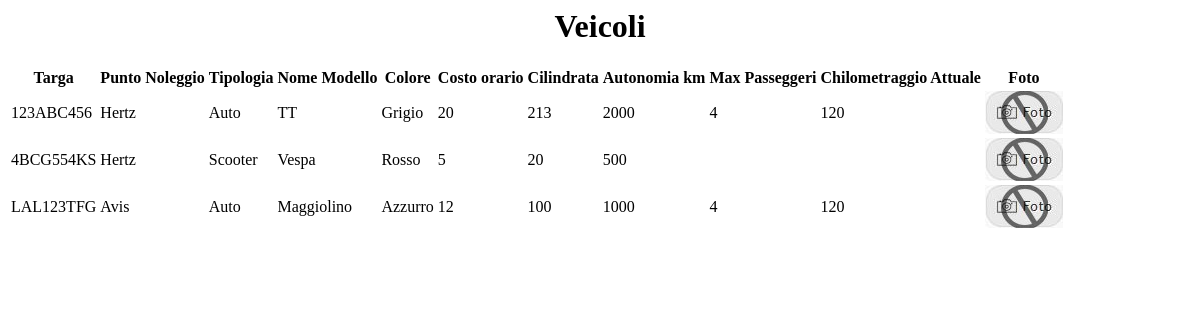
Page /pages/visualizzaveicoli.php (signed in) on the earlier database version.
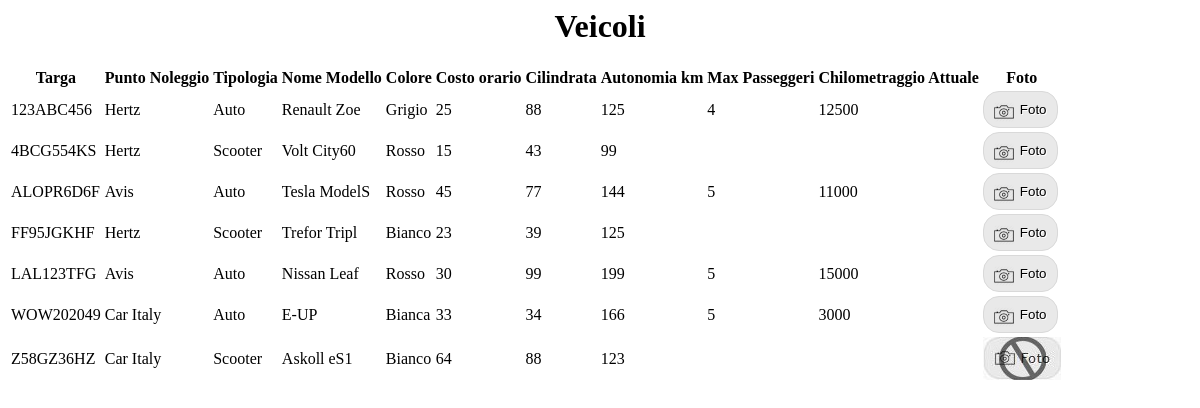
Same page on the later database version.
### tables this page shows
CREATE TABLE IF NOT EXISTS Veicolo_elettrico( 

	Targa VARCHAR(20) NOT NULL PRIMARY KEY,
	Punto_Noleggio VARCHAR(20) NOT NULL,
	Tipologia ENUM('Auto','Scooter') NOT NULL,
	Nome_Modello VARCHAR(40),
	Colore VARCHAR(40),
	Costo_orario INT,
	Cilindrata INT,
	Autonomia_km INT,
	Max_Passeggeri INT,
	Chilometraggio_Attuale INT,
	Foto VARCHAR(200),
	FOREIGN KEY (Punto_Noleggio) REFERENCES Punto_Noleggio(Nome) 
	ON DELETE CASCADE
);

### class.user.php (called while the page is built, shortened)
<?php
class USER {
	private $conn;
	public function __construct() {
		$database = new Database();
		$db = $database -> dbConnection();
		$this -> conn = $db;
	}
	public function runQuery($sql) {
		$stmt = $this -> conn -> prepare($sql);
		return $stmt;
	}
}
?>

### pages/visualizzaveicoli.php (the view, shortened to what this page needs)
<?php
require_once ("../class.user.php");
$auth_user = new USER();
$stmt = $auth_user -> runQuery('SELECT * FROM Veicolo_elettrico;');
$stmt -> execute();
?>
<head>
	<link href="css/bootstrap-dialog.min.css" rel="stylesheet">
</head>
<body>
		<div >
			<h1 align="center">Veicoli</h1>
			<?php if ($stmt->rowCount()!=0): ?>
            	<div>
  						<table class="table table-striped ">
    					<thead class="personale">
      					<tr>
      					  <th>Targa</th>
      					  <th>Punto Noleggio</th>
      					  <th>Tipologia</th>
      					  <th>Nome Modello</th>
      					  <th>Colore</th>
      					  <th>Costo orario</th>
      					  <th>Cilindrata</th>
      					  <th>Autonomia km</th>
      					  <th>Max Passeggeri</th>
      					  <th>Chilometraggio Attuale</th>
      					  <th>Foto</th>
     					 </tr>
    					</thead>
  		  						<tbody>
  		  							<?php while ($userRow=$stmt->fetch(PDO::FETCH_ASSOC)): ?>
      							<tr>
      							  <td class="col-md-3"><?php echo $userRow['Targa']; ?></td>
     						      <td class="col-md-3"><?php echo $userRow['Punto_Noleggio']; ?></td>
     						      <td class="col-md-3"><?php echo $userRow['Tipologia']; ?></td>
     						      <td class="col-md-3"><?php echo $userRow['Nome_Modello']; ?></td>
     						      <td class="col-md-3"><?php echo $userRow['Colore']; ?></td>
     						      <td class="col-md-3"><?php echo $userRow['Costo_orario']; ?></td>
     						      <td class="col-md-3"><?php echo $userRow['Cilindrata']; ?></td>
     						      <td class="col-md-3"><?php echo $userRow['Autonomia_km']; ?></td>
     						      <td class="col-md-3"><?php echo $userRow['Max_Passeggeri']; ?></td>
     						      <td class="col-md-3"><?php echo $userRow['Chilometraggio_Attuale']; ?></td>
     						      <?php if($userRow['Foto']!=""):?><td class="col-md-3"><button type="button" data-toggle="modal" class="Mostra" data-target="#myModal" id="<?php echo $userRow['Foto']; ?>">Foto</button></td>
     			                  <?php else: ?><td class="col-md-3" ><img src="./img/noButton.jpg"></td>
     						      <?php endif; ?>
     							 </tr>
     							 <?php endwhile; ?>
      						  </tbody>
  						</table>
			   </div>
            <?php endif; ?>
          </div>
</body>

### pages/visualizzaveicoli.php (style rules this page uses)
.Mostra { padding: 10px 10px 10px 36px; font-family: "Trebuchet MS", Arial, Verdana; background: #e9e9e9 url(./img/foto.png) 10px 10px no-repeat; border-radius: 16px; border: 1px solid #d9d9d9; text-shadow: 1px 1px #fff; }

Differences in the rows shown:
changed veicolo_elettrico "123ABC456": Nome_Modello "TT" → "Renault Zoe"; Costo_orario "20" → "25"; Cilindrata "213" → "88"; Autonomia_km "2000" → "125"; Chilometraggio_Attuale "120" → "12500"; Foto: picture added; Foto: picture removed; now shows "Foto"
changed veicolo_elettrico "4BCG554KS": Nome_Modello "Vespa" → "Volt City60"; Costo_orario "5" → "15"; Cilindrata "20" → "43"; Autonomia_km "500" → "99"; Foto: picture added; Foto: picture removed; now shows "Foto"
added veicolo_elettrico: Targa "ALOPR6D6F", Punto_Noleggio "Avis", Tipologia "Auto", Nome_Modello "Tesla ModelS", Colore "Rosso", Costo_orario "45", Cilindrata "77", Autonomia_km "144", Max_Passeggeri "5", Chilometraggio_Attuale "11000"
added veicolo_elettrico: Targa "FF95JGKHF", Punto_Noleggio "Hertz", Tipologia "Scooter", Nome_Modello "Trefor Tripl", Colore "Bianco", Costo_orario "23", Cilindrata "39", Autonomia_km "125"
changed veicolo_elettrico "LAL123TFG": Nome_Modello "Maggiolino" → "Nissan Leaf"; Colore "Azzurro" → "Rosso"; Costo_orario "12" → "30"; Cilindrata "100" → "99"; Autonomia_km "1000" → "199"; Max_Passeggeri "4" → "5"; Chilometraggio_Attuale "120" → "15000"; Foto: picture added; Foto: picture removed; now shows "Foto"
added veicolo_elettrico: Targa "WOW202049", Punto_Noleggio "Car Italy", Tipologia "Auto", Nome_Modello "E-UP", Colore "Bianca", Costo_orario "33", Cilindrata "34", Autonomia_km "166", Max_Passeggeri "5", Chilometraggio_Attuale "3000"
added veicolo_elettrico: Targa "Z58GZ36HZ", Punto_Noleggio "Car Italy", Tipologia "Scooter", Nome_Modello "Askoll eS1", Colore "Bianco", Costo_orario "64", Cilindrata "88", Autonomia_km "123"
